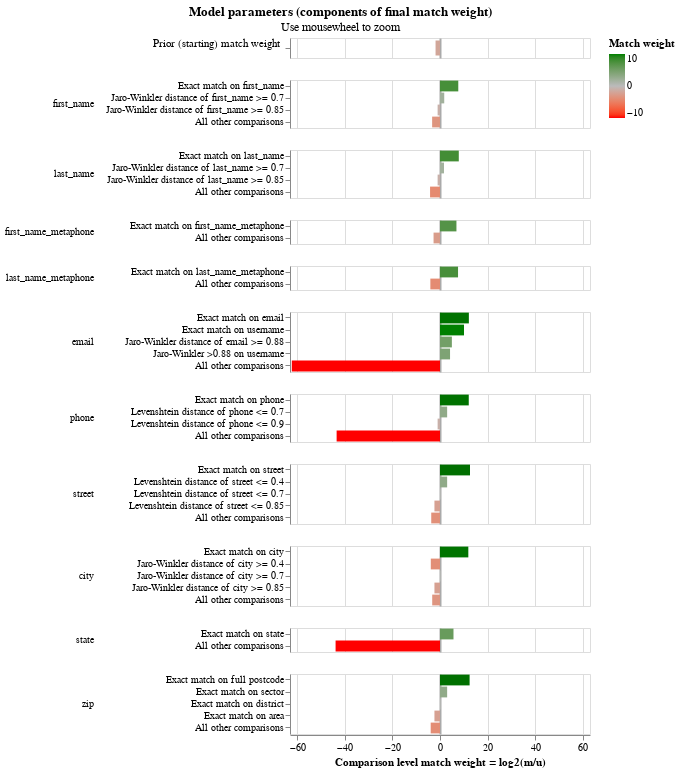
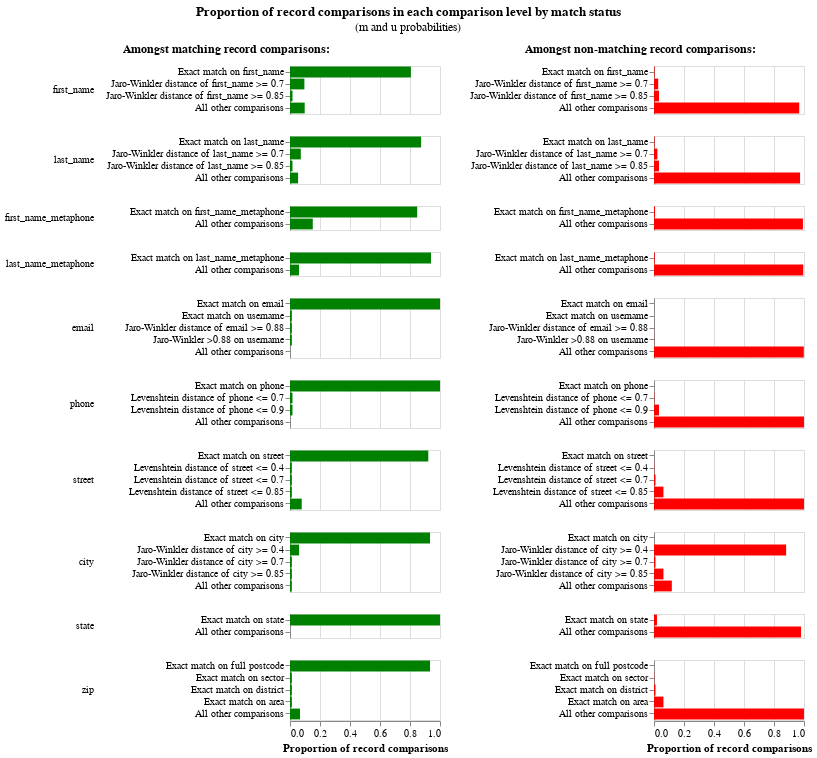
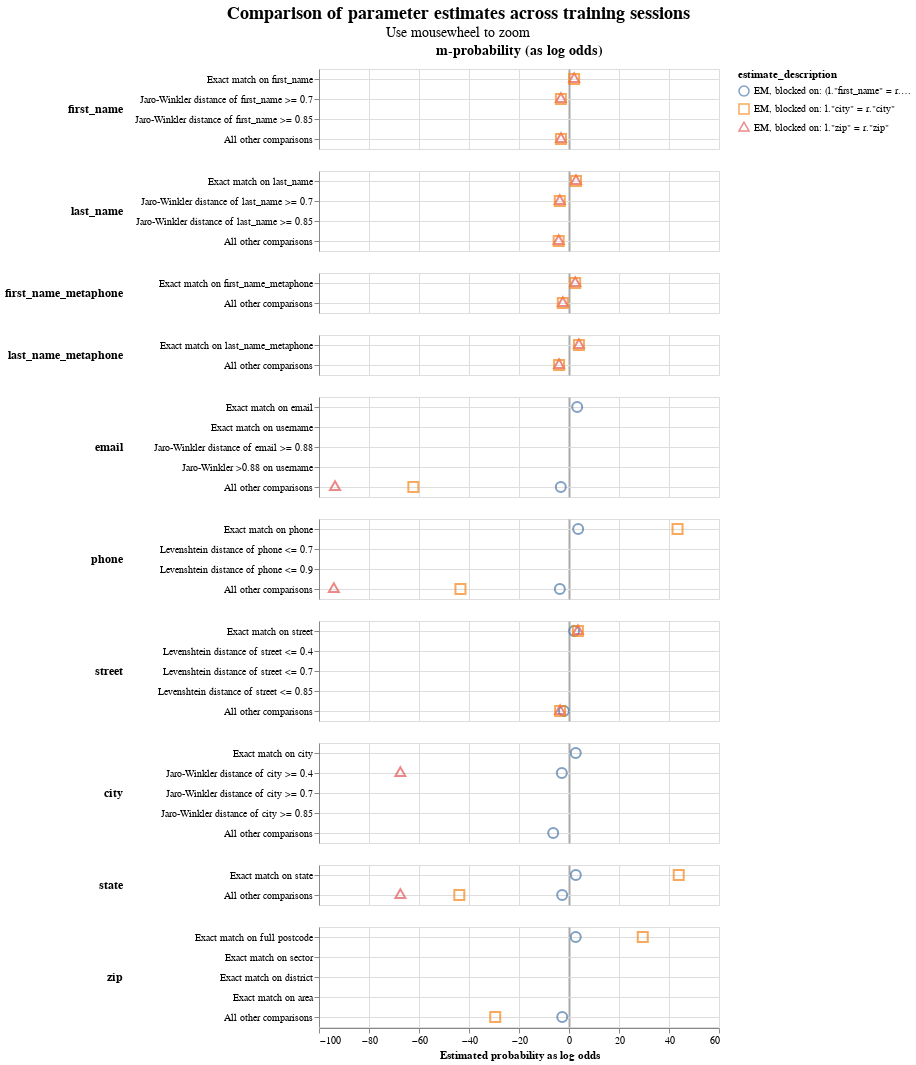

The notebook cell these images were saved under, in order:
### Code cell
display_of_model_visualizations = visualize_model(linker)
